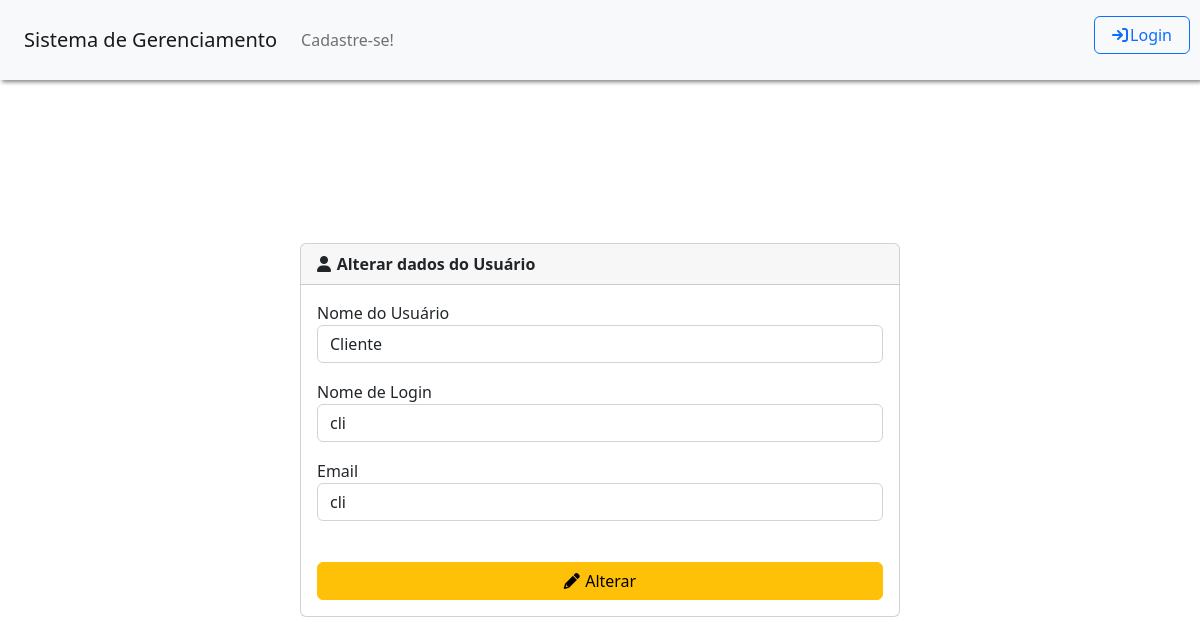
Screenshot of /Tela_Alterar_Usuario.php?idusuario=2 with the database file from the repository.
### tables this page shows
CREATE TABLE IF NOT EXISTS usuarios (
  idusuario INT NOT NULL AUTO_INCREMENT,
  nome_usuario VARCHAR(45) NOT NULL,
  nome_login VARCHAR(45) NOT NULL,
  email VARCHAR(45) NOT NULL,
  senha VARCHAR(100) NOT NULL,
  nivel_acesso INT NOT NULL,
  ativo INT NOT NULL,
  PRIMARY KEY (idusuario));

### controllers/controller_usuario.php (called while the page is built, shortened)
<?php
function buscarUsuarioPorID($idusuario) {
    $conexao = conectarBanco();
    $idusuario = mysqli_real_escape_string($conexao, $idusuario);
    $query = "SELECT * FROM usuarios WHERE idusuario = '$idusuario'";
    $resultado = mysqli_query($conexao, $query);
    if ($resultado && mysqli_num_rows($resultado) > 0) {
        $usuario = mysqli_fetch_assoc($resultado);
        return $usuario;
    } else {
        return false;
    }
}
?>

### Tela_Alterar_Usuario.php (the view, shortened to what this page needs)
<!DOCTYPE html>
<?php
require '../portalEMA/functions/geral.php';
require '../portalEMA/controllers/controller_usuario.php';
?>
<html>
    <head>
        <link rel="stylesheet" type="text/css" href="./css/style.css">
        <link rel="stylesheet" href="https://cdnjs.cloudflare.com/ajax/libs/font-awesome/6.0.0-beta3/css/all.min.css">
        <link rel="stylesheet" type="text/css" href="https://cdn.jsdelivr.net/npm/bootstrap@5.2.3/dist/css/bootstrap.min.css">
        <link rel="stylesheet" href="https://unpkg.com/leaflet@1.7.1/dist/leaflet.css" />
    </head>
    <body>
        <?php
        $userId = $_GET['idusuario'];
        $usuario = buscarUsuarioPorId($userId);
        echo '<div class="card col-6">';
        echo '<div class="card-header">';
        echo '<i style="padding-right: 1%;" class="fas fa-user"></i><b>Alterar dados do Usuário</b>';
        echo '</div>';
        echo '<div class="card-body">';
        echo '<form method="POST" action="../portalEMA/controllers/controller_usuario.php?idusuario='.$usuario['idusuario'].'">';
        echo '<div class="form-row">';
        echo '<div class="form-group">';
        echo '<label>Nome do Usuário</label>';
        echo '<input value="' . $usuario['nome_usuario'] . '" name="nome_usuario" type="text" class="form-control" placeholder="Nome do Usuário">';
        echo '<label>Nome de Login</label>';
        echo '<input value="' . $usuario['nome_login'] . '" name="nome_login" type="text" class="form-control" placeholder="Nome de Login">';
        echo '<label>Email</label>';
        echo '<input value="' . $usuario['email'] . '" name="email" type="text" class="form-control" placeholder="Email">';
        echo '</div>';
        echo '<br>';
        echo '<button name="btn-alterar-usuario" style="width: 100%" class="btn btn-warning btn-block" type="submit"><i style="padding-right: 1%;" class="fas fa-pencil"></i>Alterar</button>';
        echo '</div>';
        echo '</form>';
        echo '</div>';
        echo '</div>';
        ?>
    </body>
</html>

### css/style.css (style rules this page uses)
html, body { height: 100%; }
body { display: -ms-flexbox; display: -webkit-box; display: flex; -ms-flex-align: center; -ms-flex-pack: center; -webkit-box-align: center; align-items: center; -webkit-box-pack: center; justify-content: center; padding-top: 40px; padding-bottom: 40px; background-color: #f5f5f5; }

### Tela_Alterar_Usuario.php (style rules this page uses)
.card { margin-top: 5%; }
.form-control { margin-bottom: 3%; }

### rows the page displays
usuarios: nome_usuario "Cliente", nome_login "cli", email "cli"
